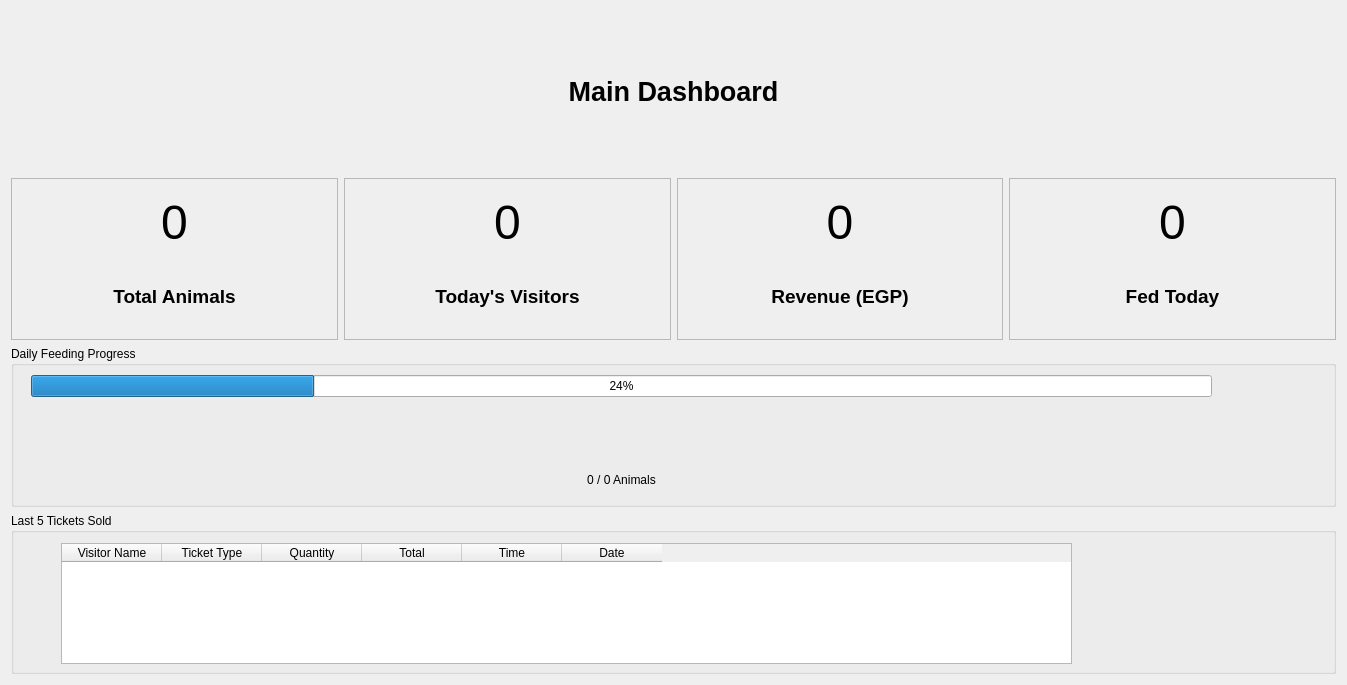
<?xml version="1.0" encoding="UTF-8"?>
<ui version="4.0">
 <class>DashboardWidget</class>
 <widget class="QWidget" name="DashboardWidget">
  <property name="geometry">
   <rect>
    <x>0</x>
    <y>0</y>
    <width>1347</width>
    <height>685</height>
   </rect>
  </property>
  <property name="windowTitle">
   <string>Form</string>
  </property>
  <layout class="QVBoxLayout" name="verticalLayout_11">
   <item>
    <layout class="QVBoxLayout" name="verticalLayout">
     <item>
      <widget class="QLabel" name="labelTitle">
       <property name="font">
        <font>
         <pointsize>20</pointsize>
         <bold>true</bold>
        </font>
       </property>
       <property name="text">
        <string>Main Dashboard</string>
       </property>
       <property name="alignment">
        <set>Qt::AlignmentFlag::AlignCenter</set>
       </property>
      </widget>
     </item>
     <item>
      <layout class="QHBoxLayout" name="horizontalLayout">
       <item>
        <widget class="QFrame" name="frameAnimals">
         <property name="frameShape">
          <enum>QFrame::Shape::StyledPanel</enum>
         </property>
         <property name="frameShadow">
          <enum>QFrame::Shadow::Raised</enum>
         </property>
         <layout class="QVBoxLayout" name="verticalLayout_7">
          <item>
           <layout class="QVBoxLayout" name="verticalLayout_2">
            <item>
             <widget class="QLabel" name="labelAnimalsNum">
              <property name="font">
               <font>
                <pointsize>36</pointsize>
               </font>
              </property>
              <property name="text">
               <string>0</string>
              </property>
              <property name="alignment">
               <set>Qt::AlignmentFlag::AlignCenter</set>
              </property>
             </widget>
            </item>
            <item>
             <widget class="QLabel" name="labelAnimalsText">
              <property name="font">
               <font>
                <pointsize>14</pointsize>
                <bold>true</bold>
               </font>
              </property>
              <property name="text">
               <string>Total Animals</string>
              </property>
              <property name="alignment">
               <set>Qt::AlignmentFlag::AlignCenter</set>
              </property>
             </widget>
            </item>
           </layout>
          </item>
         </layout>
        </widget>
       </item>
       <item>
        <widget class="QFrame" name="frameVisitors">
         <property name="frameShape">
          <enum>QFrame::Shape::StyledPanel</enum>
         </property>
         <property name="frameShadow">
          <enum>QFrame::Shadow::Raised</enum>
         </property>
         <layout class="QVBoxLayout" name="verticalLayout_10">
          <item>
           <layout class="QVBoxLayout" name="verticalLayout_3">
            <item>
             <widget class="QLabel" name="labelVisitorsNum">
              <property name="font">
               <font>
                <pointsize>36</pointsize>
               </font>
              </property>
              <property name="text">
               <string>0</string>
              </property>
              <property name="alignment">
               <set>Qt::AlignmentFlag::AlignCenter</set>
              </property>
             </widget>
            </item>
            <item>
             <widget class="QLabel" name="labelVisitorsText">
              <property name="font">
               <font>
                <pointsize>14</pointsize>
                <bold>true</bold>
               </font>
              </property>
              <property name="text">
               <string>Today's Visitors</string>
              </property>
              <property name="alignment">
               <set>Qt::AlignmentFlag::AlignCenter</set>
              </property>
             </widget>
            </item>
           </layout>
          </item>
         </layout>
        </widget>
       </item>
       <item>
        <widget class="QFrame" name="frameRevenue">
         <property name="frameShape">
          <enum>QFrame::Shape::StyledPanel</enum>
         </property>
         <property name="frameShadow">
          <enum>QFrame::Shadow::Raised</enum>
         </property>
         <layout class="QVBoxLayout" name="verticalLayout_9">
          <item>
           <layout class="QVBoxLayout" name="verticalLayout_4">
            <item>
             <widget class="QLabel" name="labelRevenueNum">
              <property name="font">
               <font>
                <pointsize>36</pointsize>
               </font>
              </property>
              <property name="text">
               <string>0</string>
              </property>
              <property name="alignment">
               <set>Qt::AlignmentFlag::AlignCenter</set>
              </property>
             </widget>
            </item>
            <item>
             <widget class="QLabel" name="labelRevenueText">
              <property name="font">
               <font>
                <pointsize>14</pointsize>
                <bold>true</bold>
               </font>
              </property>
              <property name="text">
               <string>Revenue (EGP)</string>
              </property>
              <property name="alignment">
               <set>Qt::AlignmentFlag::AlignCenter</set>
              </property>
             </widget>
            </item>
           </layout>
          </item>
         </layout>
        </widget>
       </item>
       <item>
        <widget class="QFrame" name="frameFed">
         <property name="frameShape">
          <enum>QFrame::Shape::StyledPanel</enum>
         </property>
         <property name="frameShadow">
          <enum>QFrame::Shadow::Raised</enum>
         </property>
         <layout class="QVBoxLayout" name="verticalLayout_8">
          <item>
           <layout class="QVBoxLayout" name="verticalLayout_5">
            <item>
             <widget class="QLabel" name="labelFedNum">
              <property name="font">
               <font>
                <pointsize>36</pointsize>
               </font>
              </property>
              <property name="text">
               <string>0</string>
              </property>
              <property name="alignment">
               <set>Qt::AlignmentFlag::AlignCenter</set>
              </property>
             </widget>
            </item>
            <item>
             <widget class="QLabel" name="labelFedText">
              <property name="font">
               <font>
                <pointsize>14</pointsize>
                <bold>true</bold>
               </font>
              </property>
              <property name="text">
               <string>Fed Today</string>
              </property>
              <property name="alignment">
               <set>Qt::AlignmentFlag::AlignCenter</set>
              </property>
             </widget>
            </item>
           </layout>
          </item>
         </layout>
        </widget>
       </item>
      </layout>
     </item>
     <item>
      <widget class="QGroupBox" name="groupFeedingProgress">
       <property name="title">
        <string>Daily Feeding Progress</string>
       </property>
       <widget class="QWidget" name="verticalLayoutWidget_6">
        <property name="geometry">
         <rect>
          <x>20</x>
          <y>29</y>
          <width>1181</width>
          <height>181</height>
         </rect>
        </property>
        <layout class="QVBoxLayout" name="verticalLayout_6">
         <item>
          <widget class="QProgressBar" name="progressDashFeeding">
           <property name="maximum">
            <number>100</number>
           </property>
           <property name="value">
            <number>24</number>
           </property>
          </widget>
         </item>
         <item>
          <widget class="QLabel" name="labelFeedingDetail">
           <property name="text">
            <string>0 / 0 Animals</string>
           </property>
           <property name="alignment">
            <set>Qt::AlignmentFlag::AlignCenter</set>
           </property>
          </widget>
         </item>
        </layout>
       </widget>
      </widget>
     </item>
     <item>
      <widget class="QGroupBox" name="groupRecentTickets">
       <property name="title">
        <string>Last 5 Tickets Sold</string>
       </property>
       <widget class="QTableWidget" name="tableRecentTickets">
        <property name="geometry">
         <rect>
          <x>50</x>
          <y>30</y>
          <width>1011</width>
          <height>121</height>
         </rect>
        </property>
        <property name="editTriggers">
         <set>QAbstractItemView::EditTrigger::NoEditTriggers</set>
        </property>
        <property name="alternatingRowColors">
         <bool>true</bool>
        </property>
        <property name="selectionBehavior">
         <enum>QAbstractItemView::SelectionBehavior::SelectRows</enum>
        </property>
        <column>
         <property name="text">
          <string>Visitor Name</string>
         </property>
        </column>
        <column>
         <property name="text">
          <string>Ticket Type</string>
         </property>
        </column>
        <column>
         <property name="text">
          <string>Quantity</string>
         </property>
        </column>
        <column>
         <property name="text">
          <string>Total</string>
         </property>
        </column>
        <column>
         <property name="text">
          <string>Time</string>
         </property>
        </column>
        <column>
         <property name="text">
          <string>Date</string>
         </property>
        </column>
       </widget>
      </widget>
     </item>
    </layout>
   </item>
  </layout>
 </widget>
 <resources/>
 <connections/>
</ui>
